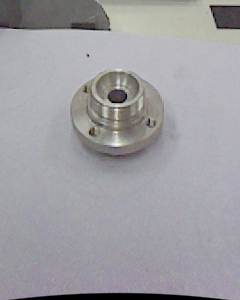
#> input picture robot_rajko/robot_slike/data_set/train/ok_front/cropped_cropped_cast_ok_0_10.png, 240 x 300 px; its folder holds only this picture in this run
$ jupyter execute --allow-errors predprocesiranje.ipynb
#> lines starting #> are read from the running program, lines starting #| are printed output that depends on the picture
[cell 1]
import cv2

# Učitavanje slike
image = cv2.imread('cast_ok_0_3.png')

# Dobijanje dimenzija slike
#> (the rest of this cell did not finish here and is left out)

[cell 2]
import os
import cv2

# Funkcija za isecanje donje polovine slike
def crop_bottom_half(image_path):
    # Učitavanje slike
    image = cv2.imread(image_path)
#> image is the input picture: shape (300, 240, 3); mean B, G, R 162.1, 157.6, 158.6

    # Dobijanje dimenzija slike
    height, width, _ = image.shape
#> height = 300; width = 240

    # Određivanje sredine po visini
    mid_height = height // 2
#> mid_height = 150

    # Isecanje donje polovine slike
    cropped_image = image[mid_height:height, 0:width]
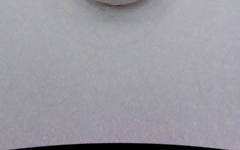
#> cropped_image: shape (150, 240, 3); mean B, G, R 162.1, 154, 155.5

    return cropped_image

# Funkcija za obradu svih slika u zadatom folderu
def process_images_in_folder(folder_path):
    for filename in os.listdir(folder_path):
        # Provjera da li je fajl slika
        if filename.endswith(".png") or filename.endswith(".jpg") or filename.endswith(".jpeg"):
            image_path = os.path.join(folder_path, filename)
            cropped_image = crop_bottom_half(image_path)

            # Definisanje novog imena za isečenu sliku
            new_filename = "cropped_" + filename
            new_image_path = os.path.join(folder_path, new_filename)

            # Čuvanje isečene slike
            cv2.imwrite(new_image_path, cropped_image)

# Definisanje putanja ka folderima
ok_front_folder = 'data_set/train/ok_front'
def_front_folder = 'data_set/train/def_front'

# Obrada slika u oba foldera
process_images_in_folder(ok_front_folder)
#> (the rest of this cell did not finish here and is left out)


[cell 3]
# Funkcija za isecanje slike sa prilagodljivim procentima za levo i desno
def crop_left_right(image_path, left_percent, right_percent):
    # Učitavanje slike
#> called with left_percent = 0.35, right_percent = 0.35
    image = cv2.imread(image_path)

    # Dobijanje dimenzija slike
    height, width, _ = image.shape
#> height = 300; width = 240

    # Izračunavanje procenta za sečenje
    left_width = int(width * left_percent)
#> left_width = 84
    right_width = int(width * right_percent)
#> right_width = 84

    # Isecanje levo i desno
    cropped_image = image[:, left_width:width-right_width]
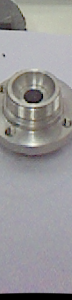
#> cropped_image: shape (300, 72, 3); mean B, G, R 151.6, 149.9, 151.5

    return cropped_image

# Funkcija za obradu svih slika u zadatom folderu
def process_images_in_folder(folder_path, left_percent=0.35, right_percent=0.35):
    for filename in os.listdir(folder_path):
        # Provjera da li je fajl slika
        if filename.endswith(".png") or filename.endswith(".jpg") or filename.endswith(".jpeg"):
            image_path = os.path.join(folder_path, filename)
            cropped_image = crop_left_right(image_path, left_percent, right_percent)

            # Definisanje novog imena za isečenu sliku
            new_filename = "cropped_" + filename
            new_image_path = os.path.join(folder_path, new_filename)

            # Čuvanje isečene slike
            cv2.imwrite(new_image_path, cropped_image)

# Definisanje putanja ka folderima
ok_front_folder = 'data_set/train/ok_front'
def_front_folder = 'data_set/train/def_front'

# Obrada slika u 'ok_front' folderu (35% sa leve i desne strane)
process_images_in_folder(ok_front_folder, left_percent=0.35, right_percent=0.35)

# Obrada slika u 'def_front' folderu (25% sa leve i 45% sa desne strane)
#> (the rest of this cell did not finish here and is left out)


[cell 4]
# Funkcija za isecanje donje polovine slike
def crop_bottom_half(image_path):
    # Učitavanje slike
    image = cv2.imread(image_path)

    # Dobijanje dimenzija slike
    height, width, _ = image.shape
#> height = 300; width = 240

    # Određivanje sredine po visini
    mid_height = height // 2
#> mid_height = 150

    # Isecanje donje polovine slike
    cropped_image = image[mid_height:height, 0:width]

    return cropped_image

# Funkcija za obradu svih slika u zadatom folderu
def process_images_in_folder(folder_path):
    for filename in os.listdir(folder_path):
        # Provjera da li je fajl slika
        if filename.endswith(".png") or filename.endswith(".jpg") or filename.endswith(".jpeg"):
            image_path = os.path.join(folder_path, filename)
            cropped_image = crop_bottom_half(image_path)

            # Definisanje novog imena za isečenu sliku
            new_filename = "cropped_" + filename
            new_image_path = os.path.join(folder_path, new_filename)

            # Čuvanje isečene slike
            cv2.imwrite(new_image_path, cropped_image)

# Definisanje putanja ka folderima
ok_front_folder = 'data_set/test/ok_front'
def_front_folder = 'data_set/test/def_front'

# Obrada slika u oba foldera
process_images_in_folder(ok_front_folder)
#> (the rest of this cell did not finish here and is left out)


[cell 5]
# Funkcija za isecanje slike sa prilagodljivim procentima za levo i desno
def crop_left_right(image_path, left_percent, right_percent):
    # Učitavanje slike
#> called with left_percent = 0.35, right_percent = 0.35
    image = cv2.imread(image_path)

    # Dobijanje dimenzija slike
    height, width, _ = image.shape
#> height = 300; width = 240

    # Izračunavanje procenta za sečenje
    left_width = int(width * left_percent)
#> left_width = 84
    right_width = int(width * right_percent)
#> right_width = 84

    # Isecanje levo i desno
    cropped_image = image[:, left_width:width-right_width]

    return cropped_image

# Funkcija za obradu svih slika u zadatom folderu
def process_images_in_folder(folder_path, left_percent=0.35, right_percent=0.35):
    for filename in os.listdir(folder_path):
        # Provjera da li je fajl slika
        if filename.endswith(".png") or filename.endswith(".jpg") or filename.endswith(".jpeg"):
            image_path = os.path.join(folder_path, filename)
            cropped_image = crop_left_right(image_path, left_percent, right_percent)

            # Definisanje novog imena za isečenu sliku
            new_filename = "cropped_" + filename
            new_image_path = os.path.join(folder_path, new_filename)

            # Čuvanje isečene slike
            cv2.imwrite(new_image_path, cropped_image)

# Definisanje putanja ka folderima
ok_front_folder = 'data_set/test/ok_front'
def_front_folder = 'data_set/test/def_front'

# Obrada slika u 'ok_front' folderu (35% sa leve i desne strane)
process_images_in_folder(ok_front_folder, left_percent=0.35, right_percent=0.35)

# Obrada slika u 'def_front' folderu (25% sa leve i 45% sa desne strane)
#> (the rest of this cell did not finish here and is left out)

$ run again, on robot_rajko/robot_slike/data_set/train/ok_front/cropped_cropped_cast_ok_0_15.png
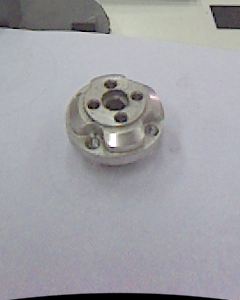
#> input picture robot_rajko/robot_slike/data_set/train/ok_front/cropped_cropped_cast_ok_0_15.png, 240 x 300 px
#> in crop_bottom_half, image is the input picture: shape (300, 240, 3); mean B, G, R 165.2, 160.2, 160.5
#> in crop_bottom_half, `cropped_image = image[mid_height:height, 0:width]`:
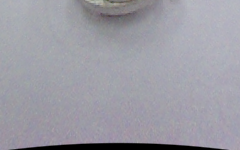
#> cropped_image: shape (150, 240, 3); mean B, G, R 164.5, 155.5, 156.4
#> in crop_left_right, `cropped_image = image[:, left_width:width-right_width]`:
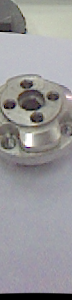
#> cropped_image: shape (300, 72, 3); mean B, G, R 153, 150.8, 152

$ run again, on robot_rajko/robot_slike/data_set/train/ok_front/cropped_cropped_cast_ok_0_16.png
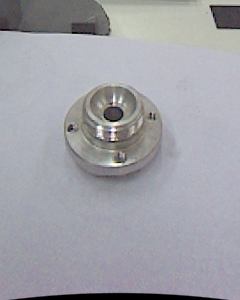
#> input picture robot_rajko/robot_slike/data_set/train/ok_front/cropped_cropped_cast_ok_0_16.png, 240 x 300 px
#> in crop_bottom_half, image is the input picture: shape (300, 240, 3); mean B, G, R 167, 160.5, 160.1
#> in crop_bottom_half, `cropped_image = image[mid_height:height, 0:width]`:
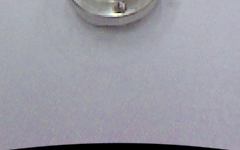
#> cropped_image: shape (150, 240, 3); mean B, G, R 165.5, 155.3, 155.5
#> in crop_left_right, `cropped_image = image[:, left_width:width-right_width]`:
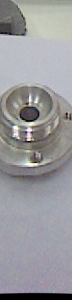
#> cropped_image: shape (300, 72, 3); mean B, G, R 155.8, 152.3, 152.7
